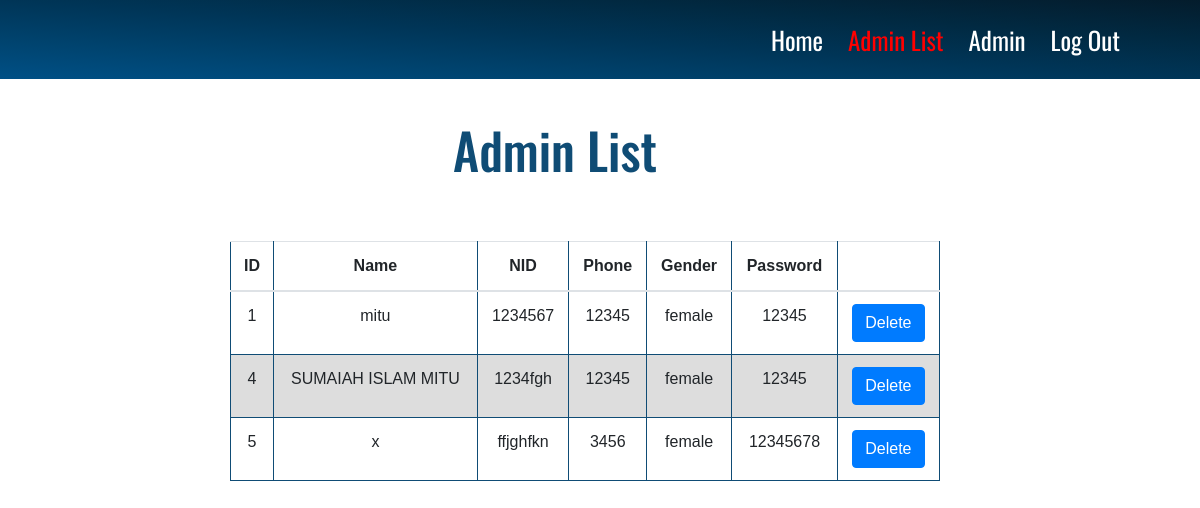
/online_bus_ticket_booking/admin_list.php (signed in), run on the app's committed database.
### tables this page shows
CREATE TABLE `add_new_admin` (
  `id` int(11) NOT NULL,
  `name` varchar(100) NOT NULL,
  `nid` varchar(100) NOT NULL,
  `phone` varchar(100) NOT NULL,
  `gender` varchar(100) NOT NULL,
  `password` varchar(100) NOT NULL
);

### online_bus_ticket_booking/admin_list.php (the view, shortened to what this page needs)
<?php
 include('php_backend_header.php');
 include('connection.php');
	$q = "select * from add_new_admin";
	$result = mysqli_query($conn,$q);
?>
<header class="uni-header">
              <div class="header">
                <div class="container">
                  <nav class="navbar navbar-expand-lg navbar-light bg-light">
                      <div class="collapse navbar-collapse" id="navbarSupportedContent">
                        <ul class="navbar-nav ml-auto">
                          <li class="nav-item">
                            <a class="nav-link" href="index.php">Home</a>
                          </li>
                          <li class="nav-item">
                            <a class="nav-link active" href="#">Admin List</a>
                          </li>
                          <li class="nav-item">
                            <a class="nav-link" href="admin.php">Admin</a>
                          </li>
                          <li class="nav-item">
                            <a class="nav-link" href="logout.php">Log Out</a>
                          </li>
                       </ul>
                       </div>
                  </nav>
                </div>
              </div>
      </header>
<section class="user-list">
	<div class="container">
       <div class="row ">
      		<div class="col-md-8">
      			<h1>Admin List</h1>
      		</div>
      	</div>
		<div class="row">
			<div class="col-md-8 offset-2">
		<table class="table">
		    <thead>
		      <tr>
		      	<th>ID</th>
		        <th>Name</th>
		        <th>NID</th>
		        <th>Phone</th>
				<th>Gender</th>
			    <th>Password</th>
			    <th></th>
		      </tr>
		    </thead>
        <tbody>
			<?php
			while($row = mysqli_fetch_array($result)) {
				echo "<tr>";
				echo "<td>".$row['id']."</td>";
				echo "<td>".$row['name']."</td>";
				echo "<td>".$row['nid']."</td>";
				echo "<td>".$row['phone']."</td>";
				echo "<td>".$row['gender']."</td>";
				echo "<td>".$row['password']."</td>";
				echo '<td><a href="admin_list_delete.php?id='.$row['id'].'" class="btn btn-primary">Delete</a></td>';
				echo "</tr>";
			}
			?>
       </tbody>
  </table>
			</div>
		</div>
	</div>
</section>
<?php
include('php_backend_footer.php');
?>

### online_bus_ticket_booking/php_backend_header.php (shortened to what this page needs)
<!doctype html>
<html lang="en">
  <head>
        <link rel="stylesheet" href="https://stackpath.bootstrapcdn.com/bootstrap/4.5.2/css/bootstrap.min.css">
        <link rel="stylesheet" href="https://stackpath.bootstrapcdn.com/font-awesome/4.7.0/css/font-awesome.min.css">
        <link rel="stylesheet" type="text/css" href="css/style.css">
  </head>
  <body>

### online_bus_ticket_booking/php_backend_footer.php (shortened to what this page needs)
  </body>
</html>
</body>
</html>

### online_bus_ticket_booking/css/style.css (style rules this page uses)
body { font-family: 'Source Sans Pro', sans-serif; }
.container { width: 1140px; margin: 0 auto; }
.row { width: 100%; float: left; }
.col-md-8 { width: 66.6664%; float: left; }
a { text-decoration: none!important; }
.navbar-light .navbar-nav .nav-link { color: #fff; margin-left: -2px; margin-right: 11px; font-size: 25px; font-family: 'Oswald'; }
nav a.active { color: red!important; border-bottom-color: 2px solid #fff; }
.uni-header { float: left; background-image: linear-gradient(to right top, #005086, #00436e, #003557, #012941, #041c2c); width: 100%; }
.uni-header nav { background: transparent!important; height: 79px; }
.user-list h1 { text-align: center; margin-bottom: 62px; margin-top: 40px; padding-left: 310px; font-size: 50px; font-family: 'Oswald'; color: #0f4c75; }
table { font-family: arial, sans-serif; border-collapse: collapse; width: 100%; }
td, th { border: 1px solid #0f4c75; text-align: center; padding: 8px; }
tr:nth-child(even) { background-color: #dddddd; }

### data on the page
add_new_admin: id "1", name "mitu", nid "1234567", phone "12345", gender "female", password "12345"
add_new_admin: id "4", name "SUMAIAH ISLAM MITU", nid "1234fgh", phone "12345", gender "female", password "12345"
add_new_admin: id "5", name "x", nid "ffjghfkn", phone "3456", gender "female", password "12345678"
